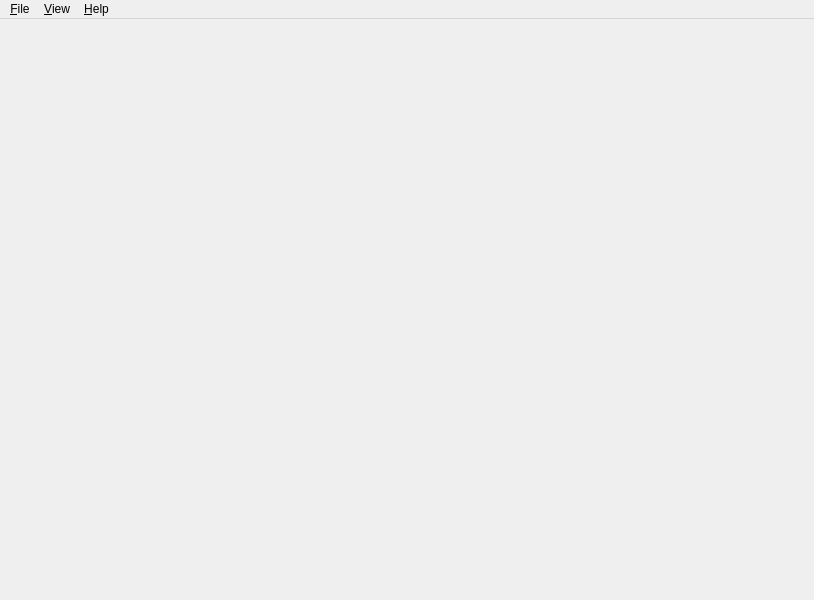
<?xml version="1.0" encoding="UTF-8"?>
<ui version="4.0">
 <class>yaeMainWindow</class>
 <widget class="QMainWindow" name="yaeMainWindow">
  <property name="geometry">
   <rect>
    <x>0</x>
    <y>0</y>
    <width>814</width>
    <height>600</height>
   </rect>
  </property>
  <property name="windowTitle">
   <string>Aeyae Remux</string>
  </property>
  <property name="windowIcon">
   <iconset>
    <normaloff>:/images/apprenticevideo-256.png</normaloff>:/images/apprenticevideo-256.png</iconset>
  </property>
  <widget class="QWidget" name="centralwidget">
   <layout class="QVBoxLayout" name="verticalLayout_2">
    <property name="spacing">
     <number>0</number>
    </property>
    <property name="margin">
     <number>0</number>
    </property>
    <item>
     <widget class="QWidget" name="canvasContainer_" native="true">
      <property name="sizePolicy">
       <sizepolicy hsizetype="Expanding" vsizetype="Expanding">
        <horstretch>0</horstretch>
        <verstretch>0</verstretch>
       </sizepolicy>
      </property>
     </widget>
    </item>
   </layout>
  </widget>
  <widget class="QMenuBar" name="menubar">
   <property name="geometry">
    <rect>
     <x>0</x>
     <y>0</y>
     <width>814</width>
     <height>22</height>
    </rect>
   </property>
   <widget class="QMenu" name="menuFile">
    <property name="title">
     <string>&amp;File</string>
    </property>
    <addaction name="actionOpen"/>
    <addaction name="actionSave"/>
    <addaction name="actionSaveAs"/>
    <addaction name="separator"/>
    <addaction name="actionImport"/>
    <addaction name="actionExport"/>
    <addaction name="separator"/>
    <addaction name="actionExit"/>
   </widget>
   <widget class="QMenu" name="menuView">
    <property name="title">
     <string>&amp;View</string>
    </property>
    <addaction name="actionFullScreen"/>
   </widget>
   <widget class="QMenu" name="menuHelp">
    <property name="title">
     <string>&amp;Help</string>
    </property>
    <addaction name="actionAbout"/>
   </widget>
   <addaction name="menuFile"/>
   <addaction name="menuView"/>
   <addaction name="menuHelp"/>
  </widget>
  <action name="actionOpen">
   <property name="text">
    <string>&amp;Open</string>
   </property>
   <property name="shortcut">
    <string>Ctrl+O</string>
   </property>
   <property name="shortcutContext">
    <enum>Qt::ApplicationShortcut</enum>
   </property>
  </action>
  <action name="actionSave">
   <property name="text">
    <string>&amp;Save</string>
   </property>
   <property name="shortcut">
    <string>Ctrl+S</string>
   </property>
   <property name="shortcutContext">
    <enum>Qt::ApplicationShortcut</enum>
   </property>
  </action>
  <action name="actionSaveAs">
   <property name="text">
    <string>Save &amp;As</string>
   </property>
   <property name="shortcutContext">
    <enum>Qt::ApplicationShortcut</enum>
   </property>
  </action>
  <action name="actionImport">
   <property name="text">
    <string>&amp;Import</string>
   </property>
   <property name="shortcut">
    <string>Ctrl+Shift+=</string>
   </property>
   <property name="shortcutContext">
    <enum>Qt::ApplicationShortcut</enum>
   </property>
  </action>
  <action name="actionExport">
   <property name="text">
    <string>&amp;Export</string>
   </property>
  </action>
  <action name="actionExit">
   <property name="text">
    <string>&amp;Quit</string>
   </property>
   <property name="shortcut">
    <string>Ctrl+Q</string>
   </property>
   <property name="shortcutContext">
    <enum>Qt::ApplicationShortcut</enum>
   </property>
  </action>
  <action name="actionFullScreen">
   <property name="checkable">
    <bool>true</bool>
   </property>
   <property name="text">
    <string>&amp;Full Screen</string>
   </property>
   <property name="shortcutContext">
    <enum>Qt::ApplicationShortcut</enum>
   </property>
  </action>
  <action name="actionAbout">
   <property name="text">
    <string>About</string>
   </property>
  </action>
 </widget>
 <resources>
  <include location="replay.qrc"/>
 </resources>
 <connections/>
</ui>
